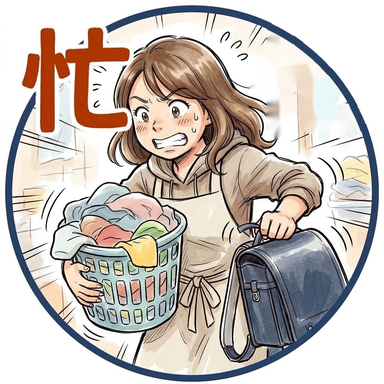
#> input picture assets/branding/karen.png, 384 x 384 px, given in place of icon_src.png, which was not available
$ python move_kanji.py ../assets/branding/karen.png 5
#> lines starting #> are read from the running program, lines starting #| are printed output that depends on the picture; after the words box and inside, x2 and y2 are one past the last pixel; in counts of white or black regions, pixels touching at a corner belong together
# 「忙」を右上から左上へ動かす。右上は周りの色で埋め、円の枠を描き直す。
# karen_busy_original.webp を icon_src.png（RGB）にしてから動かすと icon_new.png ができる
# （これを karen_busy.png にした）。numpy と opencv-python が要る。
import sys

import cv2
import numpy as np

src = cv2.imread("icon_src.png")
#> src is the input picture: shape (384, 384, 3); mean B, G, R 183.8, 189.7, 198.1
h, w = src.shape[:2]
#> h = 384; w = 384

# 赤い文字（右上の範囲だけ）
b, g, r = [src[:, :, i].astype(int) for i in range(3)]
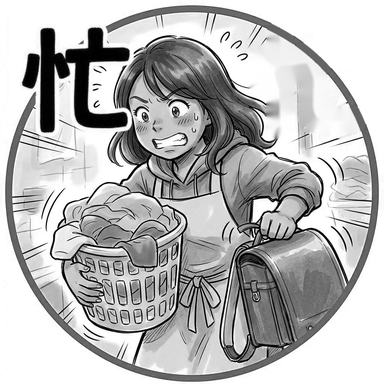
#> b: shape (384, 384) int64; min 0, max 255, mean 183.8
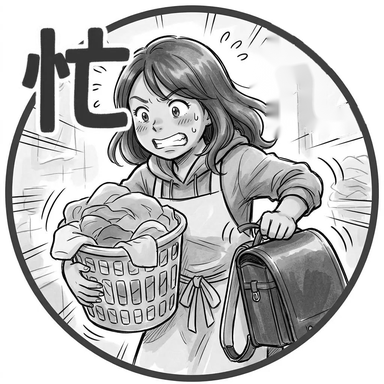
#> g: shape (384, 384) int64; min 0, max 255, mean 189.7
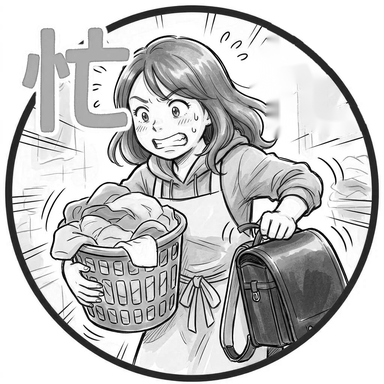
#> r: shape (384, 384) int64; min 0, max 255, mean 198.1
red = ((r > 140) & (g < 100) & (b < 80)).astype(np.uint8)
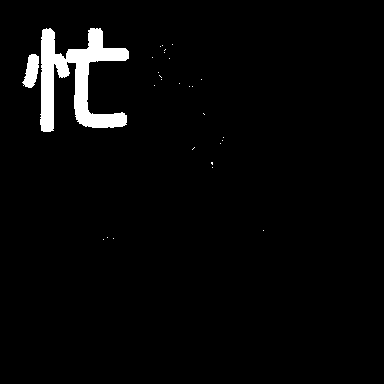
#> red: shape (384, 384); values 0 (black) and 1 (white), 3% white; 28 white regions (26 under 20 px), largest, box (x1, y1, x2, y2) and area: (40, 28, 129, 132) 4075, (22, 54, 39, 88) 373
area = np.zeros_like(red)
area[30:420, 630:1010] = 1
red &= area
#> red: shape (384, 384); 3.04% of pixels changed, all inside (x1, y1, x2, y2) = (22, 28, 264, 240)
red &= ((r - g) > 90).astype(np.uint8)
# 大きなかたまり（文字の線）だけ残す。髪の赤っぽい点は落とす
n, lab, stats, _ = cv2.connectedComponentsWithStats(red)
#> lab: shape (384, 384) int32; every value is 0
#> n = 1; stats = [[0, 0, 384, 384, 147456]]
red = np.isin(lab, [i for i in range(1, n) if stats[i, cv2.CC_STAT_AREA] > 300]).astype(np.uint8)
ys, xs = np.nonzero(red)
#> ys = empty array; xs = empty array
#> (the run stopped early here; a loop or call above may not have finished)
